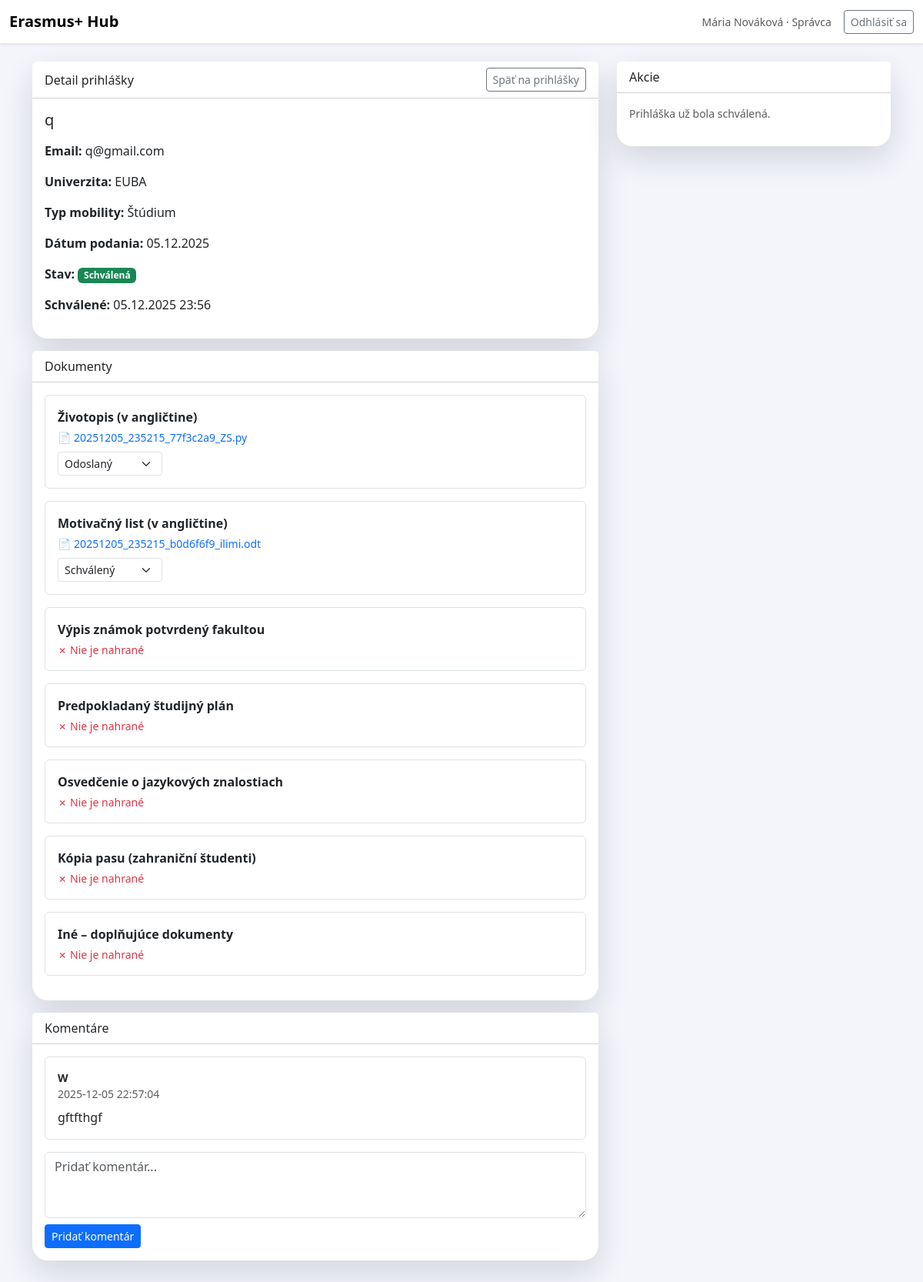
Screenshot of /admin/applications/aa4367cd-d560-44aa-8bd6-a2b0296824f1 (signed in) with the database file from the repository.
### tables this page shows
CREATE TABLE applications (
            id TEXT PRIMARY KEY,
            student_email TEXT NOT NULL,
            student_name TEXT NOT NULL,
            university TEXT NOT NULL,
            mobility_type TEXT NOT NULL,
            status TEXT NOT NULL DEFAULT 'Podaná' CHECK(status IN ('Podaná', 'Schválená', 'Zamietnutá')),
            progress INTEGER DEFAULT 0,
            submitted_date TEXT,
            approved_at TEXT,
            approved_by TEXT,
            rejected_at TEXT,
            rejected_by TEXT,
            rejection_reason TEXT,
            created_at TIMESTAMP DEFAULT CURRENT_TIMESTAMP,
            FOREIGN KEY (student_email) REFERENCES users(email)
        );

CREATE TABLE documents (
            id INTEGER PRIMARY KEY AUTOINCREMENT,
            application_id TEXT NOT NULL,
            document_key TEXT NOT NULL,
            document_label TEXT NOT NULL,
            filename TEXT NOT NULL,
            status TEXT NOT NULL DEFAULT 'Odoslaný' CHECK(status IN ('Odoslaný', 'V preverovaní', 'Schválený', 'Zamietnutý')),
            uploaded_at TIMESTAMP DEFAULT CURRENT_TIMESTAMP,
            FOREIGN KEY (application_id) REFERENCES applications(id) ON DELETE CASCADE
        );

CREATE TABLE application_comments (
            id INTEGER PRIMARY KEY AUTOINCREMENT,
            application_id TEXT NOT NULL,
            author_email TEXT NOT NULL,
            author_name TEXT NOT NULL,
            comment_text TEXT NOT NULL,
            created_at TIMESTAMP DEFAULT CURRENT_TIMESTAMP,
            FOREIGN KEY (application_id) REFERENCES applications(id) ON DELETE CASCADE,
            FOREIGN KEY (author_email) REFERENCES users(email)
        );

### app.py (the view)
@app.route("/admin/applications/<app_id>")
@role_required("admin")
def view_application(app_id):
    application = Application.get_by_id(app_id)
    if not application:
        flash("Prihláška nebola nájdená.", "danger")
        return redirect(url_for("admin_panel", tab="applications"))
    application["documents"] = Document.get_by_application(app_id)
    application["comments"] = Comment.get_by_application(app_id)
    return render_template("admin_view_application.html", application=application, required_documents=DOCUMENT_REQUIREMENTS)

### app.py (called while the page is built)
def role_required(*allowed_roles):
    def decorator(f):
        @wraps(f)
        def decorated_function(*args, **kwargs):
            user = session.get("user")
            if not user:
                flash("Najprv sa prihláste.", "warning")
                return redirect(url_for("login"))
            if user.get("role") not in allowed_roles:
                flash("Nemáte oprávnenie na prístup k tejto stránke.", "danger")
                if user.get("role") == "student":
                    return redirect(url_for("student_dashboard"))
                else:
                    return redirect(url_for("admin_panel"))
            return f(*args, **kwargs)
        return decorated_function
    return decorator

@app.context_processor
def inject_current_user():
    return {"current_user": session.get("user")}

### database.py (called while the page is built)
def get_db():
    conn = sqlite3.connect(DATABASE)
    conn.row_factory = sqlite3.Row
    return conn

### models.py (called while the page is built)
    @staticmethod
    def get_by_id(app_id):
        conn = get_db()
        cursor = conn.cursor()
        cursor.execute("SELECT * FROM applications WHERE id = ?", (app_id,))
        app = cursor.fetchone()
        conn.close()
        return dict(app) if app else None

    @staticmethod
    def get_by_application(application_id):
        conn = get_db()
        cursor = conn.cursor()
        cursor.execute("SELECT * FROM documents WHERE application_id = ?", (application_id,))
        docs = [dict(row) for row in cursor.fetchall()]
        conn.close()
        return docs

    @staticmethod
    def get_by_application(application_id):
        conn = get_db()
        cursor = conn.cursor()
        cursor.execute("""
            SELECT * FROM application_comments
            WHERE application_id = ?
            ORDER BY created_at DESC
        """, (application_id,))
        comments = [dict(row) for row in cursor.fetchall()]
        conn.close()
        return comments

### templates/admin_view_application.html (shortened to what this page needs)
{% extends "base.html" %}
{% block body_class %}dashboard-body{% endblock %}
{% block content %}
<div class="container py-4">
    <div class="row">
        <div class="col-lg-8">
            <div class="card card-soft mb-3">
                <div class="card-header bg-white d-flex justify-content-between align-items-center">
                    <span>Detail prihlášky</span>
                    <a href="{{ url_for('admin_panel', tab='applications') }}" class="btn btn-sm btn-outline-secondary">Späť na prihlášky</a>
                </div>
                <div class="card-body">
                    <h5 class="mb-3">{{ application.student_name }}</h5>
                    <p><strong>Email:</strong> {{ application.student_email }}</p>
                    <p><strong>Univerzita:</strong> {{ application.university }}</p>
                    <p><strong>Typ mobility:</strong> {{ application.mobility_type }}</p>
                    <p><strong>Dátum podania:</strong> {{ application.submitted_date }}</p>
                    <p><strong>Stav:</strong>
                        <span class="badge {% if application.status == 'Schválená' %}bg-success{% elif application.status == 'Zamietnutá' %}bg-danger{% else %}bg-warning{% endif %}">
                            {{ application.status }}
                        </span>
                    </p>
                    {% if application.get('approved_at') %}
                        <p><strong>Schválené:</strong> {{ application.approved_at }}</p>
                    {% endif %}
                </div>
            </div>
            <div class="card card-soft mb-3">
                <div class="card-header bg-white">Dokumenty</div>
                <div class="card-body">
                    {% for req in required_documents %}
                        {% set doc = application.documents|selectattr('document_key', 'equalto', req.key)|first %}
                        <div class="mb-3 p-3 border rounded">
                            <div class="d-flex justify-content-between align-items-start">
                                <div class="flex-grow-1">
                                    <div class="fw-semibold">{{ req.label }}</div>
                                    {% if doc %}
                                        <div class="small mt-1">
                                            <a href="{{ url_for('download_file', filename=doc.filename) }}" class="text-decoration-none" target="_blank">
                                                📄 {{ doc.filename }}
                                            </a>
                                        </div>
                                        <div class="mt-2">
                                            <form method="post" action="{{ url_for('update_document_status', doc_id=doc.id) }}" class="d-inline">
                                                <select name="status" class="form-select form-select-sm d-inline-block" style="width: auto;" onchange="this.form.submit()">
                                                    <option value="Odoslaný" {% if doc.status == 'Odoslaný' %}selected{% endif %}>Odoslaný</option>
                                                    <option value="Schválený" {% if doc.status == 'Schválený' %}selected{% endif %}>Schválený</option>
                                                </select>
                                            </form>
                                        </div>
                                    {% else %}
                                        <div class="small text-danger mt-1">✗ Nie je nahrané</div>
                                    {% endif %}
                                </div>
                            </div>
                        </div>
                    {% endfor %}
                </div>
            </div>
            <div class="card card-soft mb-3">
                <div class="card-header bg-white">Komentáre</div>
                <div class="card-body">
                    {% if application.get('comments') %}
                        {% for comment in application.comments %}
                        <div class="mb-3 p-3 border rounded">
                            <div class="fw-semibold small">{{ comment.author_name }}</div>
                            <div class="text-muted small">{{ comment.created_at }}</div>
                            <div class="mt-2">{{ comment.comment_text }}</div>
                        </div>
                        {% endfor %}
                    {% else %}
                        <p class="text-muted">Zatiaľ žiadne komentáre.</p>
                    {% endif %}
                    <form method="post" action="{{ url_for('comment_application', app_id=application.id) }}" class="mt-3">
                        <div class="mb-2">
                            <textarea name="comment" class="form-control" rows="3" placeholder="Pridať komentár..." required></textarea>
                        </div>
                        <button type="submit" class="btn btn-primary btn-sm">Pridať komentár</button>
                    </form>
                </div>
            </div>
        </div>
        <div class="col-lg-4">
            <div class="card card-soft">
                <div class="card-header bg-white">Akcie</div>
                <div class="card-body">
                    {% if application.status == 'Podaná' %}
                    <form method="post" action="{{ url_for('approve_application', app_id=application.id) }}" class="mb-2">
                        <button type="submit" class="btn btn-success w-100" onclick="return confirm('Naozaj chcete schváliť túto prihlášku?')">Schváliť prihlášku</button>
                    </form>
                    <form method="post" action="{{ url_for('reject_application', app_id=application.id) }}">
                        <div class="mb-2">
                            <textarea name="reason" class="form-control" rows="3" placeholder="Dôvod zamietnutia..." required></textarea>
                        </div>
                        <button type="submit" class="btn btn-danger w-100" onclick="return confirm('Naozaj chcete zamietnuť túto prihlášku?')">Zamietnuť prihlášku</button>
                    </form>
                    {% else %}
                    <p class="text-muted small">Prihláška už bola {{ application.status|lower }}.</p>
                    {% endif %}
                </div>
            </div>
        </div>
    </div>
    </div>
{% endblock %}

### static/css/styles.css (style rules this page uses)
body { min-height: 100vh; font-family: system-ui, -apple-system, BlinkMacSystemFont, "Segoe UI", sans-serif; }
.card-soft { border-radius: 20px; box-shadow: 0 16px 40px rgba(15, 23, 42, 0.14); border: none; }
.dashboard-body { background-color: #f4f5fb; }

### rows the page displays
applications: student_name "q", student_email "q@gmail.com", university "EUBA", mobility_type "Štúdium", submitted_date "05.12.2025", status "Schválená", approved_at "05.12.2025 23:56", status "schválená"
documents: filename "20251205_235215_77f3c2a9_ZS.py", status "Odoslaný"
documents: filename "20251205_235215_b0d6f6f9_ilimi.odt", status "Schválený"
application_comments: author_name "W", created_at "2025-12-05 22:57:04", comment_text "gftfthgf"

### other values shown
{{ current_user.name }} "Mária Nováková"
{{ req.label }} "Životopis (v angličtine)" "Motivačný list (v angličtine)" "Výpis známok potvrdený fakultou" "Predpokladaný študijný plán" "Osvedčenie o jazykových znalostiach" "Kópia pasu (zahraniční študenti)" "Iné – doplňujúce dokumenty"
